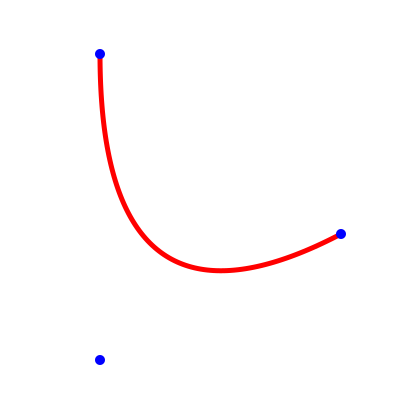

Source code (Python):
import svgwrite as svg
import os
import numpy as np
import math

output = os.path.join(os.path.dirname(__file__), 'aufgabe4.svg')
dwg = svg.Drawing(output, size=(400, 400), profile='tiny')

t = np.linspace(0, 1, 100).reshape(-1, 1)

points = np.array([[100, 54], [100, 360], [341, 234]])

def bezier_quadrat(t):
    curve = (1-t)**2*points[0] + 2*(1-t)*t*points[1] + t**2*points[2]
    return curve

# # n=2 -> range=(n+1) -> points=n+1
# def bezier(t, n):
#     curve = np.zeros((t.shape[0], 2))
#     for i in range(n+1):
#         curve += (1-t)**(n-i)*t**i*points[i]*math.comb(n, i)
#     return curve

dwg.add(dwg.polyline(points=bezier_quadrat(t),stroke="red", stroke_width="5", fill="none"))

for p in points:
    dwg.add(dwg.circle(center=tuple(p.tolist()), r=5, fill="blue"))

dwg.save()
